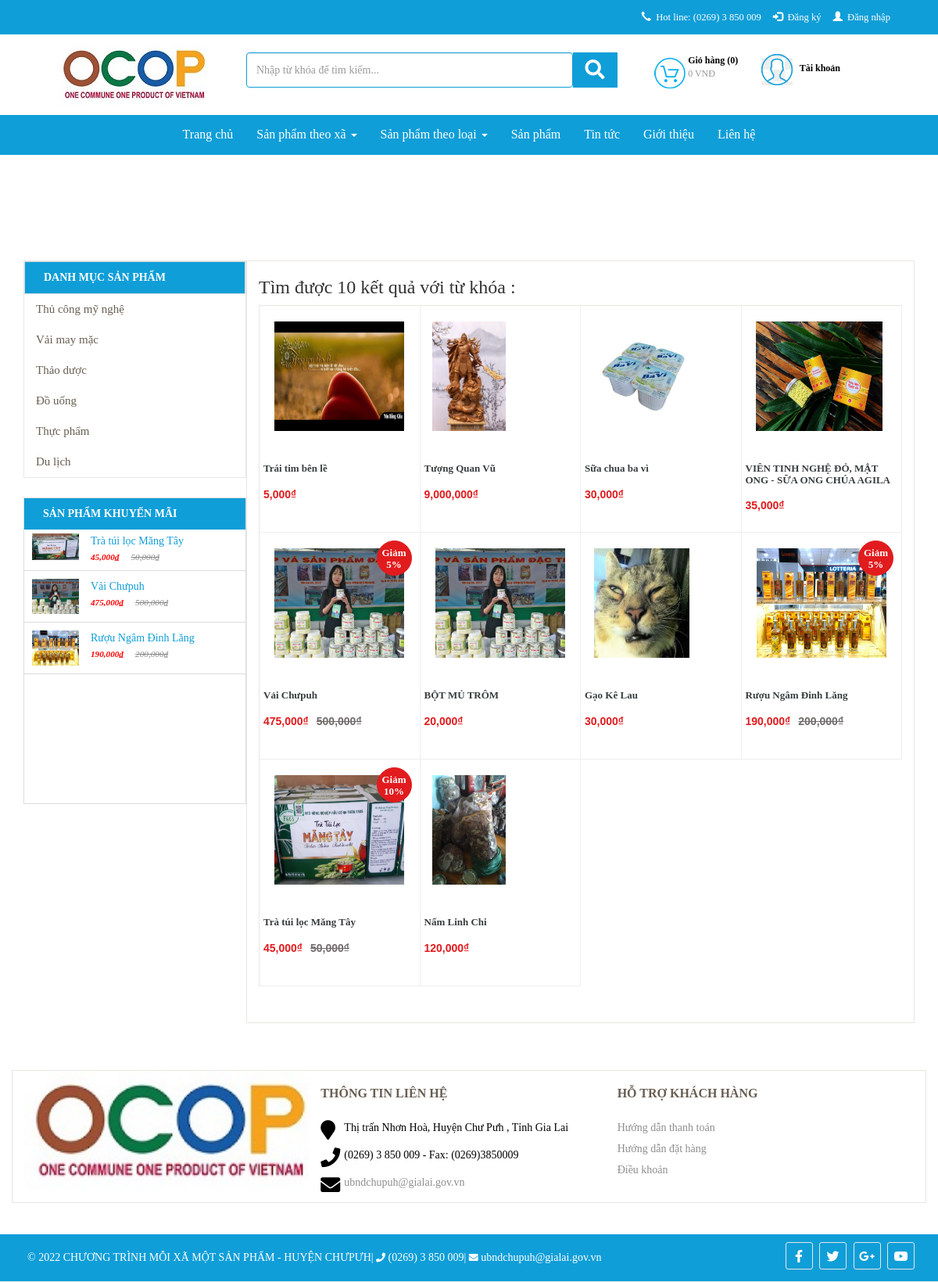
/index.php/search, run on an earlier commit of the app's database.
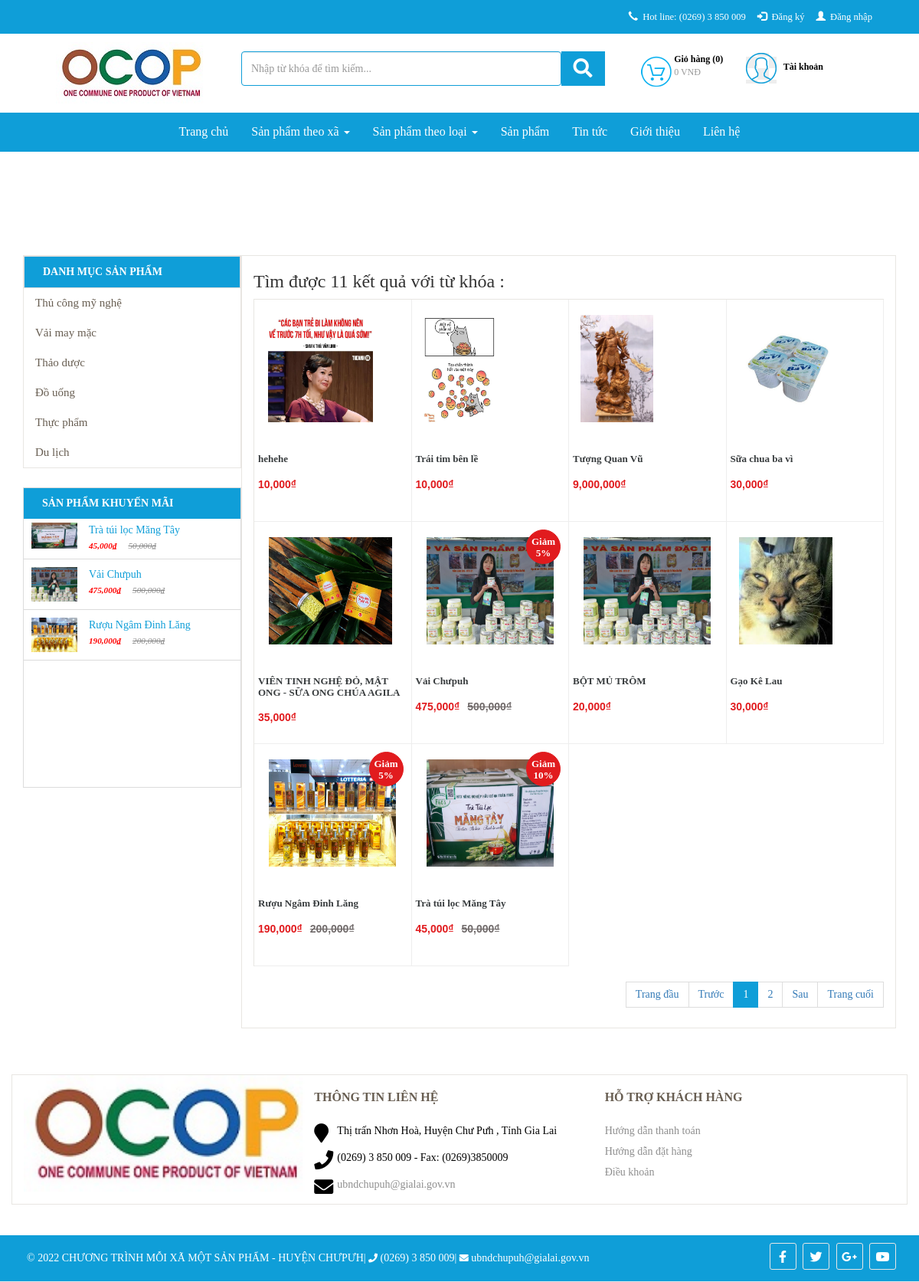
And on a later commit of the database.
### tables this page shows
CREATE TABLE `db_category` (
  `id` int(11) NOT NULL,
  `name` varchar(255) NOT NULL,
  `link` varchar(255) NOT NULL,
  `level` int(2) NOT NULL,
  `parentid` int(11) NOT NULL,
  `orders` varchar(5) DEFAULT NULL,
  `created_at` datetime NOT NULL,
  `created_by` varchar(255) NOT NULL,
  `updated_at` datetime NOT NULL,
  `updated_by` varchar(255) NOT NULL,
  `trash` tinyint(1) NOT NULL DEFAULT 1,
  `status` tinyint(1) NOT NULL DEFAULT 1
);

CREATE TABLE `db_product` (
  `id` int(11) NOT NULL,
  `catid` int(11) NOT NULL,
  `name` varchar(255) NOT NULL,
  `alias` varchar(255) NOT NULL,
  `avatar` varchar(255) NOT NULL,
  `img` varchar(255) NOT NULL,
  `sortDesc` text NOT NULL,
  `detail` text NOT NULL,
  `producer` int(11) NOT NULL,
  `number` int(11) NOT NULL,
  `number_buy` int(11) NOT NULL,
  `sale` int(3) DEFAULT NULL,
  `price` int(11) NOT NULL,
  `price_sale` int(11) NOT NULL,
  `created` datetime NOT NULL,
  `created_by` varchar(100) NOT NULL DEFAULT 'HDL',
  `modified` datetime NOT NULL,
  `modified_by` varchar(100) NOT NULL DEFAULT 'HDL',
  `trash` int(1) NOT NULL DEFAULT 1,
  `status` int(1) NOT NULL DEFAULT 1,
  `userId` int(11) DEFAULT NULL
);

### application/controllers/Search.php (called while the page is built, shortened)
<?php if ( ! defined('BASEPATH')) exit('No direct script access allowed');
class Search extends CI_Controller {
	function __construct() {
		$this->load->model('frontend/Mcontent');
		$this->load->model('frontend/Mcategory');
		$this->load->model("frontend/Mproduct");
		$this->load->model('frontend/Mproducer');
		$this->load->model('backend/Muser');
		$this->data['com']='search';
	}
	public function index(){
		$this->load->library('phantrang');
		$key = $_GET['search'];
		$aurl= explode('/',uri_string());
		$url = $aurl[0].'?search='.str_replace(' ', '+', $key);
		$limit=10;
		$current=$this->phantrang->PageCurrent();
		$first=$this->phantrang->PageFirst($limit, $current);
		$total = $this->Mproduct->product_search_count($key);
		$this->data['list'] = $this->Mproduct->product_search($key,$limit,$first);;
		$this->data['strphantrang']=$this->phantrang->PagePer($total, $current, $limit, $url= $url);
		$this->data['title']='OCOP CHƯPƯH - Bạn muốn tìm gì ?';
		$this->data['view']='index';
		$this->data['count'] = $total;
		$this->data['key'] =$key;
		$this->load->view('frontend/layout',$this->data);
	}
}

### index.php (called while the page is built, shortened)
<?php
require_once BASEPATH.'core/CodeIgniter.php';

### application/models/frontend/Mcategory.php (called while the page is built, shortened)
<?php
class Mcategory extends CI_Model {
    public function __construct()
    {
        $this->table = $this->db->dbprefix('category');
    }
    public function category_menu($parentid)
    {
        $this->db->where('parentid', $parentid);
        $this->db->where('status', 1);
        $this->db->where('trash', 1);
        $this->db->order_by('orders asc, updated_at desc');
        $query = $this->db->get($this->table);
        return $query->result_array();
    }
}

### application/models/frontend/Mproduct.php (called while the page is built, shortened)
<?php
class Mproduct extends CI_Model {
    public function __construct()
    {
        $this->table = $this->db->dbprefix('product');
    }
    public function product_sale($limit)
    {
        $this->db->where('status', 1);
        $this->db->where('trash', 1);
        $this->db->limit($limit);
        $this->db->order_by('sale', 'desc');
        $this->db->order_by('modified', 'desc');
        $query = $this->db->get($this->table);
        return $query->result_array();
    }
    public function product_search($name,$limit,$first){
        $this->db->like('name', $name);
        $this->db->where('trash', 1);
        $this->db->order_by('created', 'desc');
        $query = $this->db->get($this->table,$limit,$first);
        return $query->result_array();
    }
    public function product_search_count($name){
        $this->db->like('name', $name);
        $this->db->where('status', 1);
        $this->db->where('trash', 1);
        $this->db->order_by('created', 'desc');
        $query = $this->db->get($this->table);
        return count($query->result_array());
    }
}

### application/views/frontend/components/search/index.php (the view, shortened to what the rows shown need)
<section id="product-all" class="collection">
	<div class="slider">
		<div class="container">
            <div class="col-xs-12 col-sm-12 col-md-3 col-lg-3">
                <div class="col-xs-12 col-sm-12 col-md-12 col-lg-12 list-menu pull-left">
                    <?php $this->load->view('frontend/modules/category'); ?>
                </div>
                <?php $this->load->view('frontend/modules/product-sale'); ?>
            </div>
            <div class="col-xs-12 col-sm-12 col-md-9 col-lg-9 product-content">
             <div class="product-wrap">
               <div class="collection__title">
                   <div class="collection-filter" id = "list-product">
                      <div class="category-products clearfix">
                         <div class="products-grid clearfix">
                            <?php if(count($list)==0): ?>
                                <p>Không có sản phẩm !</p>
                                <?php else : ?>
                                    <?php foreach ($list as $sp) :?>
                                       <div class="col-md-3 col-lg-3 col-xs-6 col-6">
                                        <div class="product-lt">
                                            <div class="lt-product-group-image">
                                                <a href="<?php echo $sp['alias'] ?>" title="<?php echo $sp['name'] ?>" >
                                                    <img class="img-p"src="public/images/products/<?php echo $sp['avatar'] ?>" alt="">
                                                </a>
                                                <?php if($sp['sale'] > 0) :?>
                                                    <div class="giam-percent">
                                                        <span class="text-giam-percent">Giảm <?php echo $sp['sale'] ?>%</span>
                                                    </div>
                                                <?php endif; ?>
                                            </div>
                                            <div class="lt-product-group-info">
                                                <a href="<?php echo $sp['alias'] ?>" title="<?php echo $sp['name'] ?>">
                                                    <h3><?php echo $sp['name'] ?></h3>
                                                </a>
                                                <div class="price-box">
                                                    <?php if($sp['sale'] > 0) :?>
                                                        <p class="old-price">
                                                            <span class="price"><?php echo(number_format($sp['price'])); ?>₫</span>
                                                        </p>
                                                        <p class="special-price">
                                                            <span class="price"><?php echo(number_format($sp['price_sale'])); ?>₫</span>
                                                        </p>
                                                        <?php else: ?>
                                                         <p class="old-price">
                                                            <span class="price" style="color: #fff"><?php echo(number_format($sp['price'])); ?>₫</span>
                                                        </p>
                                                        <p class="special-price">
                                                            <span class="price"><?php echo(number_format($sp['price'])); ?>₫</span>
                                                        </p>
                                                    <?php endif;?>
                                                </div>
                                            </div>
                                        </div>
                                    </div>
                                <?php endforeach; ?>
                            </div>
                        <?php endif; ?>
                    </div>
                </div>
            </div>
        </div>
    </div>
</div>
</div>
</section>

### application/views/frontend/modules/category.php (shortened to what the rows shown need)
<?php
$listcat = $this->Mcategory->category_menu(0);
$html_menu='<ul class="main-ul">';
foreach ($listcat as $menu) {
    $html_menu.='<li>';
    $html_menu.="<a href='san-pham/".$menu['link']." ' title=' ".$menu['name']."'>";
    $html_menu.=$menu['name'];
    $html_menu.='</i>';
    $html_menu.="</a>";
    $html_menu.="</li>";
}
$html_menu.="</ul>";
echo $html_menu;
?>

### application/views/frontend/modules/product-sale.php (shortened to what the rows shown need)
<div class="col-xs-12 col-sm-12 col-md-12 col-lg-12 products-sale-off">
    <div class="widget">
        <div class="panel-left-body">
            <?php
                $list = $this->Mproduct->product_sale('4');
                $html_menu='<div id="post-list-footer" class="sidebar_menu">';
                foreach ($list as $menu) {
                    if($menu['sale'] > 0){
                        $html_menu.="<div class = 'spost clearfix'>";
                            $html_menu.="<div class='entry-image'>";
                                $html_menu.="<a href=".$menu['alias']." title=' ".$menu['name']."'>";
                                    $html_menu.="<img src='public/images/products/".$menu['img']."'>";
                                $html_menu.="</a>";
                            $html_menu.='</div>';
                            $html_menu.='<div class="entry-c" style="width:194px;">';
                                $html_menu.='<div class="entry-title">';
                                    $html_menu.="<a class='ws-nw overflow ellipsis' href=".$menu['alias']." title=' ".$menu['name']."'>";
                                        $html_menu.=$menu['name'];
                                    $html_menu.="</a>";
                                $html_menu.='</div>';
                                $html_menu.='<ul class="entry-meta">';
                                    $html_menu.='<li class="color">';
                                        $html_menu.="<ins>".number_format($menu['price_sale']).'₫'."</ins>";
                                        $html_menu.="<del>".number_format($menu['price']).'₫'."</del>";
                                    $html_menu.='</li>';
                                $html_menu.='</ul>';
                            $html_menu.='</div>';
                        $html_menu.="</div>";
                    }
                }
                $html_menu.="</div>";
            echo $html_menu;
            ?>
        </div>
    </div>
</div>

What changed in the data, as far as the page shows it:
no longer on this page (row unchanged): db_product: avatar (picture), name "Nấm Linh Chi", price "120,000", shown under "Tìm được 10 kết quả với từ khóa :"
added db_product: avatar (picture), name "hehehe", price "10,000", shown under "Tìm được 11 kết quả với từ khóa :"
changed db_product "Trái tim bên lề": avatar: a different picture; price "5,000" → "10,000"
Also different on the page:
$count: "10" → "11"
text now shown: "Trang đầu Trước Sau Trang cuối"
new list line: "1"
new list line: "2"
